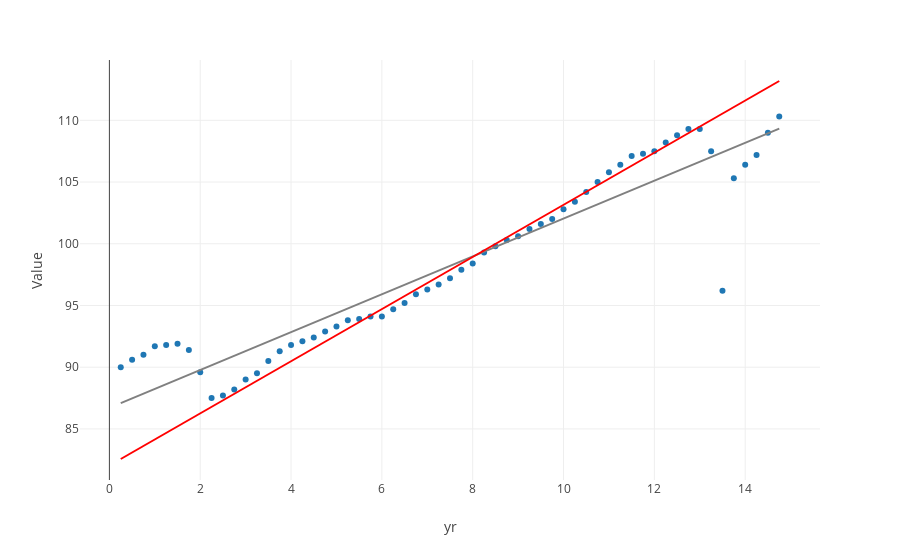

The code cell stored with this chart in its notebook:
### Code cell
# build regression model for one year from Q1 2009 to Q4 2019
# attempt at missing out major effects from 2008 and pandemic
# the middle years are closer t0 linear

from scipy import stats
import plotly.graph_objects as go

# new df for OECD data only
OECDdata = data[data['Country']=='OECD - Total']

# set x and y values for limited period
x= OECDdata[16:-8]['yr']
y= OECDdata[16:-8]['Value']

# create model for limited period
slope, intercept, r, p, std_err = stats.linregress(x, y)

def f(x):
  return slope * x + intercept

# create new trendline data and insert new column
rlist = [f(x) for x in OECDdata['yr'] ]
OECDdata.insert(1, "r", rlist)

fig = px.scatter(
     OECDdata, 
     x='yr', 
     y='Value',
     template='none', 
     trendline='ols', 
     trendline_color_override="grey")

fig.add_trace(
     go.Scatter(
     x=OECDdata['yr'],
     y=OECDdata['r'],
     mode="lines",
    line=go.scatter.Line(color="red"),
    showlegend=False)
)

fig.show()

### Figure 1 — Plotly figure (JSON) as saved in the notebook; plotly's stock layout.template omitted (floating-point values rounded to 4 significant figures)
{"data": [{"hovertemplate": "yr=%{x}<br>Value=%{y}<extra></extra>", "legendgroup": "", "marker": {"color": "#1F77B4", "symbol": "circle"}, "mode": "markers", "name": "", "orientation": "v", "showlegend": false, "type": "scatter", "x": [0.25, 0.5, 0.75, 1, 1.25, 1.5, 1.75, 2, 2.25, 2.5, 2.75, 3, 3.25, 3.5, 3.75, 4, 4.25, 4.5, 4.75, 5, 5.25, 5.5, 5.75, 6, 6.25, 6.5, 6.75, 7, 7.25, 7.5, 7.75, 8, 8.25, 8.5, 8.75, 9, 9.25, 9.5, 9.75, 10, 10.25, 10.5, 10.75, 11, 11.25, 11.5, 11.75, 12, 12.25, 12.5, 12.75, 13, 13.25, 13.5, 13.75, 14, 14.25, 14.5, 14.75], "xaxis": "x", "y": [90, 90.6, 91, 91.7, 91.8, 91.9, 91.4, 89.6, 87.5, 87.7, 88.2, 89, 89.5, 90.5, 91.3, 91.8, 92.1, 92.4, 92.9, 93.3, 93.8, 93.9, 94.1, 94.1, 94.7, 95.2, 95.9, 96.3, 96.7, 97.2, 97.9, 98.4, 99.3, 99.8, 100.3, 100.6, 101.2, 101.6, 102, 102.8, 103.4, 104.2, 105, 105.8, 106.4, 107.1, 107.3, 107.5, 108.2, 108.8, 109.3, 109.3, 107.5, 96.2, 105.3, 106.4, 107.2, 109, 110.3], "yaxis": "y"}, {"hovertemplate": "<b>OLS trendline</b><br>Value = 1.53297 * yr + 86.7095<br>R<sup>2</sup>=0.883420<br><br>yr=%{x}<br>Value=%{y} <b>(trend)</b><extra></extra>", "legendgroup": "", "line": {"color": "grey"}, "marker": {"color": "#1F77B4", "symbol": "circle"}, "mode": "lines", "name": "", "showlegend": false, "type": "scatter", "x": [0.25, 0.5, 0.75, 1, 1.25, 1.5, 1.75, 2, 2.25, 2.5, 2.75, 3, 3.25, 3.5, 3.75, 4, 4.25, 4.5, 4.75, 5, 5.25, 5.5, 5.75, 6, 6.25, 6.5, 6.75, 7, 7.25, 7.5, 7.75, 8, 8.25, 8.5, 8.75, 9, 9.25, 9.5, 9.75, 10, 10.25, 10.5, 10.75, 11, 11.25, 11.5, 11.75, 12, 12.25, 12.5, 12.75, 13, 13.25, 13.5, 13.75, 14, 14.25, 14.5, 14.75], "xaxis": "x", "y": [87.09, 87.48, 87.86, 88.24, 88.63, 89.01, 89.39, 89.78, 90.16, 90.54, 90.93, 91.31, 91.69, 92.07, 92.46, 92.84, 93.22, 93.61, 93.99, 94.37, 94.76, 95.14, 95.52, 95.91, 96.29, 96.67, 97.06, 97.44, 97.82, 98.21, 98.59, 98.97, 99.36, 99.74, 100.1, 100.5, 100.9, 101.3, 101.7, 102.0, 102.4, 102.8, 103.2, 103.6, 104.0, 104.3, 104.7, 105.1, 105.5, 105.9, 106.3, 106.6, 107.0, 107.4, 107.8, 108.2, 108.6, 108.9, 109.3], "yaxis": "y"}, {"line": {"color": "red"}, "mode": "lines", "showlegend": false, "type": "scatter", "x": [0.25, 0.5, 0.75, 1, 1.25, 1.5, 1.75, 2, 2.25, 2.5, 2.75, 3, 3.25, 3.5, 3.75, 4, 4.25, 4.5, 4.75, 5, 5.25, 5.5, 5.75, 6, 6.25, 6.5, 6.75, 7, 7.25, 7.5, 7.75, 8, 8.25, 8.5, 8.75, 9, 9.25, 9.5, 9.75, 10, 10.25, 10.5, 10.75, 11, 11.25, 11.5, 11.75, 12, 12.25, 12.5, 12.75, 13, 13.25, 13.5, 13.75, 14, 14.25, 14.5, 14.75], "y": [82.56, 83.09, 83.62, 84.15, 84.67, 85.2, 85.73, 86.26, 86.79, 87.31, 87.84, 88.37, 88.9, 89.43, 89.95, 90.48, 91.01, 91.54, 92.07, 92.59, 93.12, 93.65, 94.18, 94.71, 95.23, 95.76, 96.29, 96.82, 97.35, 97.87, 98.4, 98.93, 99.46, 99.99, 100.5, 101.0, 101.6, 102.1, 102.6, 103.2, 103.7, 104.2, 104.7, 105.3, 105.8, 106.3, 106.8, 107.4, 107.9, 108.4, 109.0, 109.5, 110.0, 110.5, 111.1, 111.6, 112.1, 112.7, 113.2]}], "layout": {"legend": {"tracegroupgap": 0}, "margin": {"t": 60}, "xaxis": {"anchor": "y", "domain": [0, 1], "title": {"text": "yr"}}, "yaxis": {"anchor": "x", "domain": [0, 1], "title": {"text": "Value"}}}}
